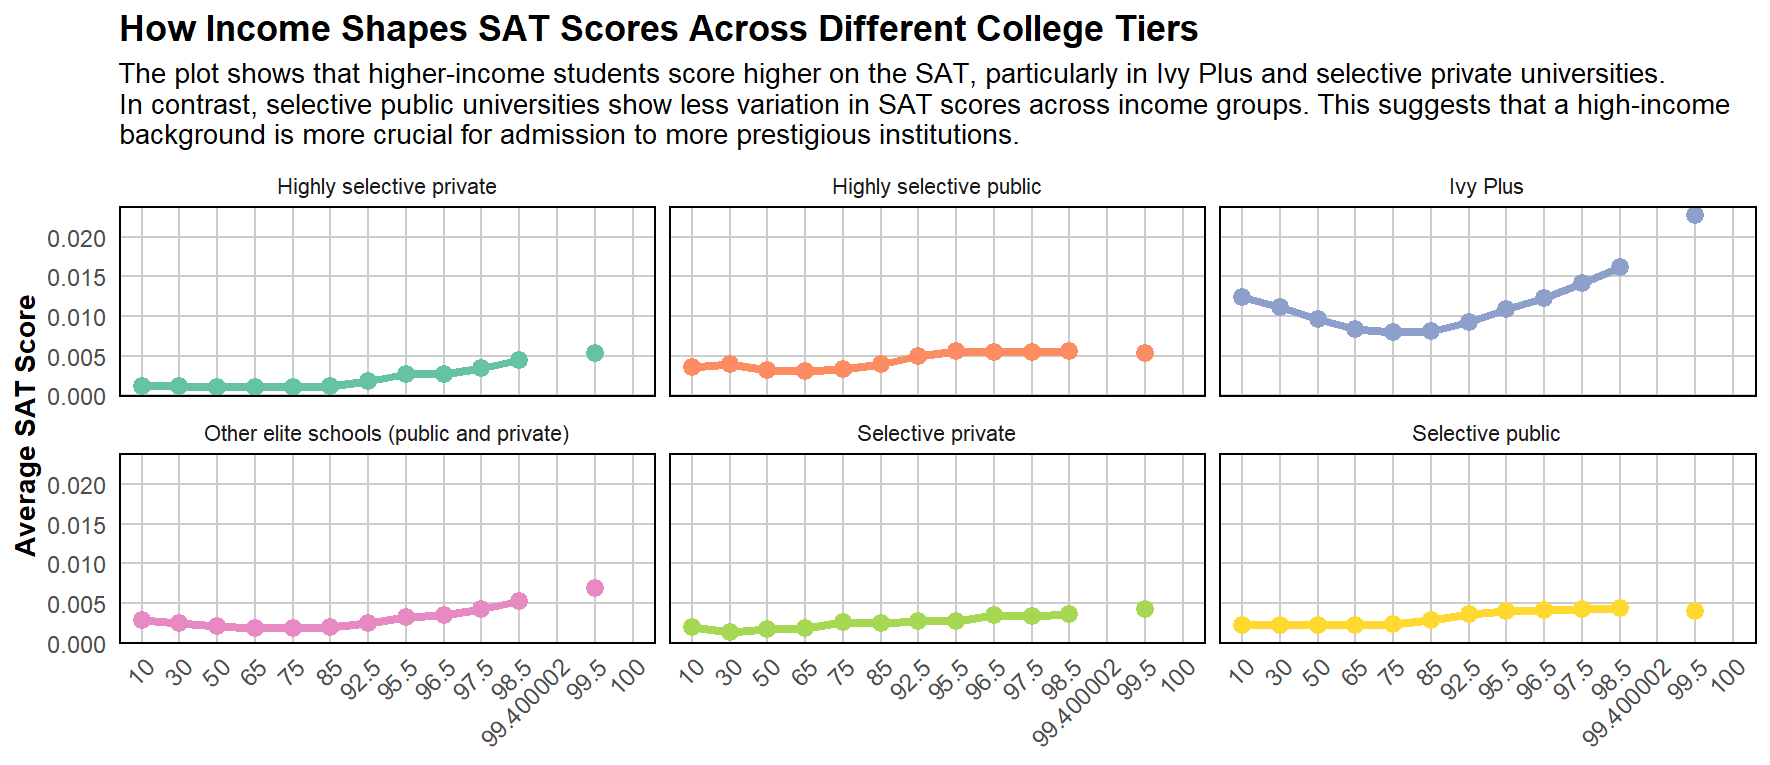

The R source for this figure:

# TidyTuesday Week 37 - SAT Scores 
# This week's TidyTuesday explores economic diversity and student outcomes.
# The dataset comes from Opportunity Insights via an article and interactive visualization 
# from the Upshot at the New York Times.
# Code developed by R.A. Jacobsen @AulieRoy

# Load libraries 
library(tidyverse)
library(extrafont)

# Load dataset 
college_admissions <- readr::read_csv('https://raw.githubusercontent.com/rfordatascience/tidytuesday/master/data/2024/2024-09-10/college_admissions.csv')

# Wrangle data 
college_admissions_summarized <- 
  college_admissions %>%
  group_by(par_income_bin, tier) %>%
  summarise(avg_sat = mean(attend_sat, na.rm = TRUE))

# Plot 
college_admissions_summarized %>%
  ggplot(aes(x = factor(par_income_bin), y = avg_sat, group = 1, color = tier)) +
  geom_line(size = 2) +   
  geom_point(size = 4) +    
  facet_wrap(~ tier) +
  labs(
    title = "How Income Shapes SAT Scores Across Different College Tiers",
    subtitle = "The plot shows that higher-income students score higher on the SAT, particularly in Ivy Plus and selective private universities.\nIn contrast, selective public universities show less variation in SAT scores across income groups. This suggests that a high-income \nbackground is more crucial for admission to more prestigious institutions.",
    x = NULL, 
    y = "Average SAT Score"
  ) +
  theme_minimal(base_size = 14) +  
  theme(
    plot.title = element_text(face = "bold", hjust = 0, size = 18, family = "Lato"), 
    plot.subtitle = element_text(size = 14, family = "Lato"), 
    axis.title.y = element_text(face = "bold", size = 14, family = "Lato"),
    axis.text.x = element_text(angle = 45, hjust = 1, size = 12, family = "Lato"),     
    axis.text.y = element_text(size = 12, family = "Lato"),
    panel.grid.major = element_line(color = "gray80", size = 0.5),      
    panel.grid.minor = element_blank(),                               
    panel.border = element_rect(color = "black", fill = NA, size = 0.8),  
    panel.background = element_blank(),                               
    legend.position = "none"
  ) +
  scale_color_brewer(palette = "Set2")  
